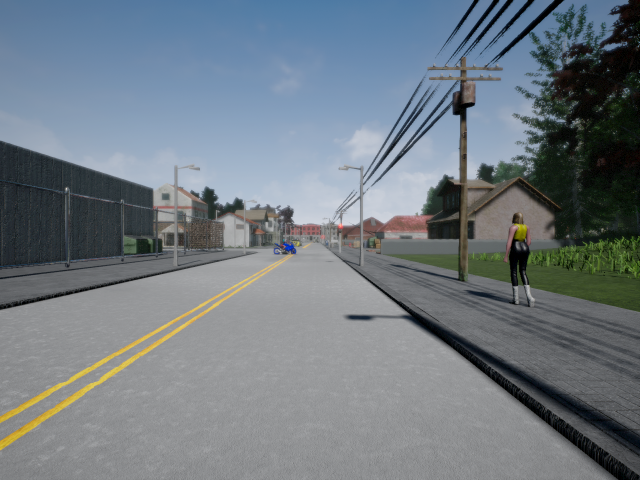
#> input picture Stereo_Depth/stereo_set/frame_00077_1547042741L.png, 1280 x 960 px (shown at 1/2 size)
$ python 'Applying Stereo Depth to a Driving Scenario.py'
#> lines starting #> are read from the running program, lines starting #| are printed output that depends on the picture
### Stereo_Depth/files_management.py
import csv
import numpy as np
import cv2


def get_projection_matrices():
    """Frame Calibration Holder
    3x4    p_left, p_right      Camera P matrix. Contains extrinsic and intrinsic parameters.
    """
    p_left = np.array([[640.0,   0.0, 640.0, 2176.0],
                       [  0.0, 480.0, 480.0,  552.0],
                       [  0.0,   0.0,   1.0,    1.4]])
    p_right = np.array([[640.0,   0.0, 640.0, 2176.0],
                       [   0.0, 480.0, 480.0,  792.0],
                       [   0.0,   0.0,   1.0,    1.4]])
    return p_left, p_right


def read_left_image():
    return cv2.imread("stereo_set/frame_00077_1547042741L.png")[...,::-1]


def read_right_image():
    return cv2.imread("stereo_set/frame_00077_1547042741R.png")[...,::-1]
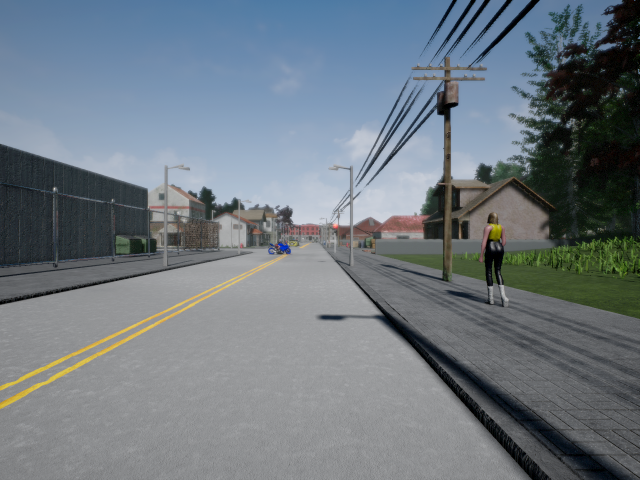
#> input picture Stereo_Depth/stereo_set/frame_00077_1547042741R.png, 1280 x 960 px (shown at 1/2 size)
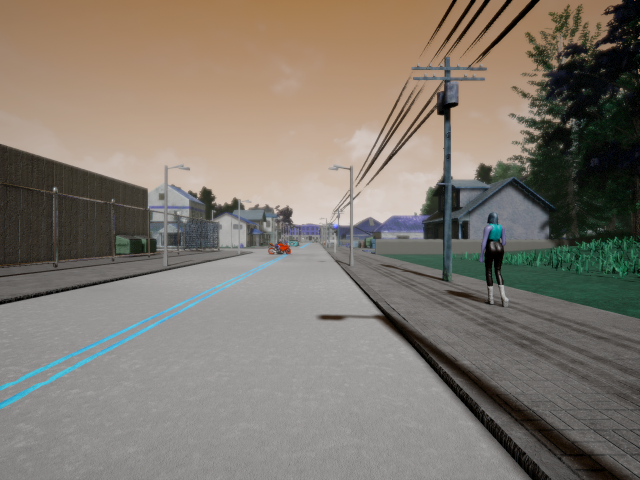
#> returned value: shape (960, 1280, 3) (shown at 1/2 size); mean of channels 0, 1, 2 110.9, 120.5, 128.2; drawn as B, G, R


def get_obstacle_image():
    img_left_colour = read_left_image()
    return img_left_colour[479:509, 547:593, :]

### Stereo_Depth/Applying Stereo Depth to a Driving Scenario.py
import numpy as np
import cv2
from matplotlib import pyplot as plt
from matplotlib import patches
import files_management

def compute_left_disparity_map(img_left, img_right):
    """
    Returns the disparity map from the prespective of the left camera given the stereo pair
    """

    # Parameters
    num_disparities = 128
    block_size = 11
    min_disparity = 0
    window_size = 6

    # Stereo SGBM matcher
    left_matcher_SGBM = cv2.StereoSGBM_create(
        minDisparity=min_disparity,
        numDisparities=num_disparities,
        blockSize=block_size,
        P1=8 * 3 * window_size ** 2,
        P2=32 * 3 * window_size ** 2,
        mode=cv2.STEREO_SGBM_MODE_SGBM_3WAY
    )

    # Compute the left disparity map
    disp_left = left_matcher_SGBM.compute(img_left, img_right).astype(np.float32)/16

    return disp_left


def decompose_projection_matrix(p):
    """
    Returns Intrinsic Parameters, Rotation Matrix and Translation Vector given the Projection matrix
    """

    k, r, t, _, _, _, _ = cv2.decomposeProjectionMatrix(p)
    t = t / t[3]
    #After carrying out the matrix multiplication, the homogeneous component  𝑤𝑐  will, in general, not be equal to 1.
    #Therefore, to map back into the real plane we must perform the homogeneous divide or perspective divide by dividing
    #each component by  𝑤𝑐

    return k, r, t

def calc_depth_map(disp_left, k_left, t_left, t_right):
    """
    Returns the Depth map given the disparity map given the disparity map left camera. inytrinsics of left camera and translation vectors
    """

    # Get the focal length from the K matrix
    f = k_left[0, 0]

    # Get the distance between the cameras from the t matrices (baseline)
    b = t_left[1] - t_right[1]

    # Replace all instances of 0 and -1 disparity with a small minimum value (to avoid div by 0 or negatives)
    disp_left[disp_left == 0] = 0.1
    disp_left[disp_left == -1] = 0.1

    # Initialize the depth map to match the size of the disparity map
    depth_map = np.ones(disp_left.shape, np.single)

    # Calculate the depths
    depth_map[:] = f * b / disp_left[:]

    return depth_map


def locate_obstacle_in_image(image, obstacle_image):
    """
    Returns the Cross Corelation Map and Location of the obstacle given an Image and an Obstacle Template
    """

    # Run the template matching from OpenCV
    cross_corr_map = cv2.matchTemplate(image, obstacle_image, method=cv2.TM_CCOEFF)

    # Locate the position of the obstacle using the minMaxLoc function from OpenCV
    _, _, _, obstacle_location = cv2.minMaxLoc(cross_corr_map)

    return cross_corr_map, obstacle_location


def calculate_nearest_point(depth_map, obstacle_location, obstacle_img):
    """
    Return the bounding box and the narest distance to the obstale given the obstacle template, obstacle location and the depth map
    """

    # Gather the relative parameters of the obstacle box
    obstacle_width = obstacle_img.shape[0]
    obstacle_height = obstacle_img.shape[1]
    obstacle_min_x_pos = obstacle_location[1]
    obstacle_max_x_pos = obstacle_location[1] + obstacle_width
    obstacle_min_y_pos = obstacle_location[0]
    obstacle_max_y_pos = obstacle_location[0] + obstacle_height

    # Get the depth of the pixels within the bounds of the obstacle image, find the closest point in this rectangle
    obstacle_depth = depth_map_left[obstacle_min_x_pos:obstacle_max_x_pos, obstacle_min_y_pos:obstacle_max_y_pos]
    closest_point_depth = obstacle_depth.min()

    # Create the obstacle bounding box
    obstacle_bbox = patches.Rectangle((obstacle_min_y_pos, obstacle_min_x_pos), obstacle_height, obstacle_width,
                                 linewidth=1, edgecolor='r', facecolor='none')

    return closest_point_depth, obstacle_bbox


# Read the stereo-pair of images
img_left = files_management.read_left_image()
img_right = files_management.read_right_image()

# Use matplotlib to display the two images
_, image_cells = plt.subplots(1, 2, figsize=(20, 20))
image_cells[0].imshow(img_left)
image_cells[0].set_title('left image')
image_cells[1].imshow(img_right)
image_cells[1].set_title('right image')
plt.savefig('Stereo_pair.png')


# Large plot of the left image
plt.figure(figsize=(16, 12), dpi=100)


# Read the calibration
p_left, p_right = files_management.get_projection_matrices()

# Use regular numpy notation instead of scientific one
#np.set_printoptions(suppress=True)
#print("p_left \n", p_left)
#print("\np_right \n", p_right)

#############  Computing Disparity ############################################


# Compute the disparity map using the fuction above
disp_left = compute_left_disparity_map(img_left, img_right)

# Show the left disparity map
plt.figure(figsize=(12, 12))
plt.title("Disparity Map")
plt.axis('off')
plt.savefig('Disparity map.png')
plt.imshow(disp_left)


############# Decomposing the Projection Matrix ###############################

# Decompose each matrix
k_left, r_left, t_left = decompose_projection_matrix(p_left)
k_right, r_right, t_right = decompose_projection_matrix(p_right)

# [11 lines of commented-out code are left out]
depth_map_left = calc_depth_map(disp_left, k_left, t_left, t_right)
#> in calc_depth_map, `disp_left[disp_left == -1] = 0.1`:
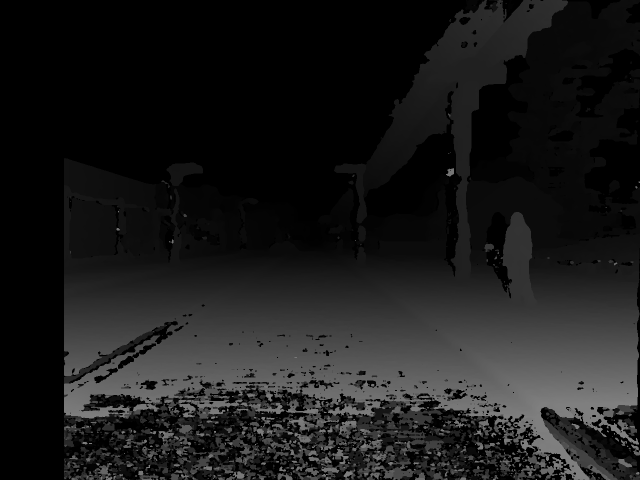
#> disp_left: shape (960, 1280) float32 (shown at 1/2 size); min 0.1, max 127, mean 26.7
#> in calc_depth_map, `depth_map[:] = f * b / disp_left[:]`:
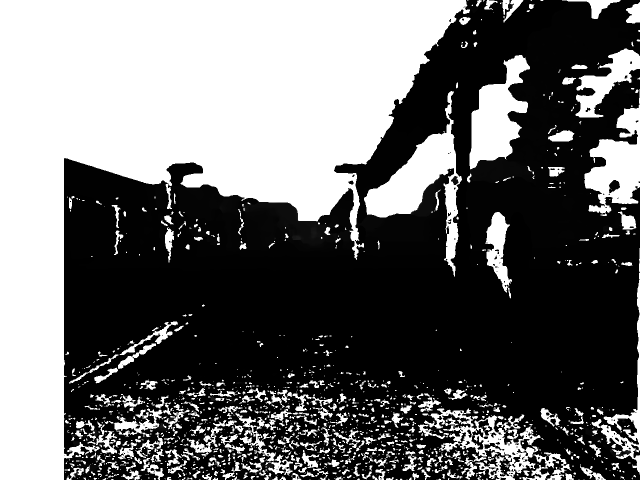
#> depth_map: shape (960, 1280) float32 (shown at 1/2 size); min 2.52, max 3200, mean 1357.6; drawn with min black and max white

# Display the depth map
plt.figure(figsize=(12, 12), dpi=100)
plt.title("Depth Map")
plt.savefig('Depth Map.png')
plt.axis('off')
plt.imshow(depth_map_left, cmap='flag')


############# Distance to Collision ##########################################

# Get the image of the obstacle
obstacle_image = files_management.get_obstacle_image()

# Show the obstacle image
plt.figure(figsize=(6, 6))
plt.axis('off')
plt.title("Obstacle Image")
plt.imshow(obstacle_image)
plt.savefig("obstacle template.png")

# Gather the cross correlation map and the obstacle location in the image
cross_corr_map, obstacle_location = locate_obstacle_in_image(img_left, obstacle_image)
#> in locate_obstacle_in_image, `cross_corr_map = cv2.matchTemplate(image, obstacle_image, method=cv2.T..`:
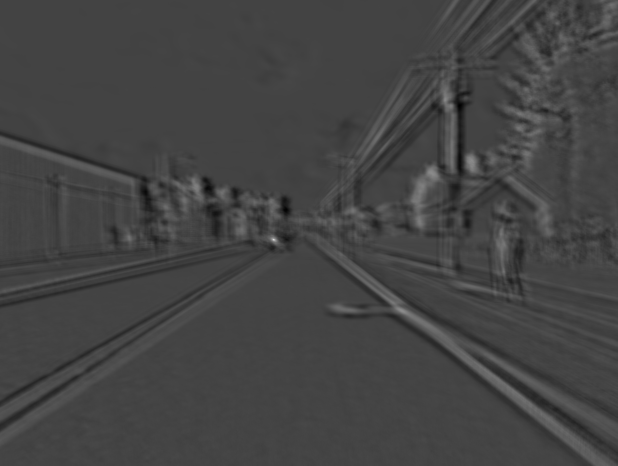
#> cross_corr_map: shape (931, 1235) float32 (shown at 1/2 size); min -2506665, max 6887729.5, mean 7587.5; drawn with min black and max white
#> in locate_obstacle_in_image, `_, _, _, obstacle_location = cv2.minMaxLoc(cross_corr_map)`: obstacle_location = (547, 479)
#> obstacle_location = (547, 479)

# Display the cross correlation heatmap
plt.figure(figsize=(12, 12))
plt.title("Cross corelation Map")
plt.imshow(cross_corr_map)
plt.text(750,1000, 'Obstacle Location:'+str(obstacle_location), fontsize =15)
plt.savefig("Crosscorelation map.png")


# nearest point function to get the closest point depth and obstacle bounding box
closest_point_depth, obstacle_bbox = calculate_nearest_point(depth_map_left, obstacle_location, obstacle_image)
#> in calculate_nearest_point, `obstacle_min_x_pos = obstacle_location[1]`: obstacle_min_x_pos = 479
#> in calculate_nearest_point, `obstacle_max_x_pos = obstacle_location[1] + obstacle_width`: obstacle_max_x_pos = 509
#> in calculate_nearest_point, `obstacle_min_y_pos = obstacle_location[0]`: obstacle_min_y_pos = 547
#> in calculate_nearest_point, `obstacle_max_y_pos = obstacle_location[0] + obstacle_height`: obstacle_max_y_pos = 593
#> in calculate_nearest_point, `obstacle_depth = depth_map_left[obstacle_min_x_pos:obstacle_max_x_pos,..`:
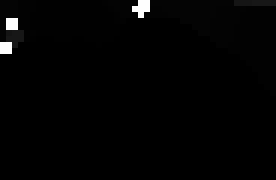
#> obstacle_depth: shape (30, 46) float32 (shown 6 times larger); min 28.93, max 3200, mean 72.1; drawn with min black and max white
#> in calculate_nearest_point, `closest_point_depth = obstacle_depth.min()`: closest_point_depth = 28.93
#> closest_point_depth = 28.93

# Display the image with the bounding box displayed
fig, ax = plt.subplots(1, figsize=(12, 12))
ax.imshow(img_left)
ax.add_patch(obstacle_bbox)
plt.axis('off')
plt.text(750,1000, 'closest_point_depth:'+str(closest_point_depth), fontsize =15)
plt.savefig("obstacle.png")
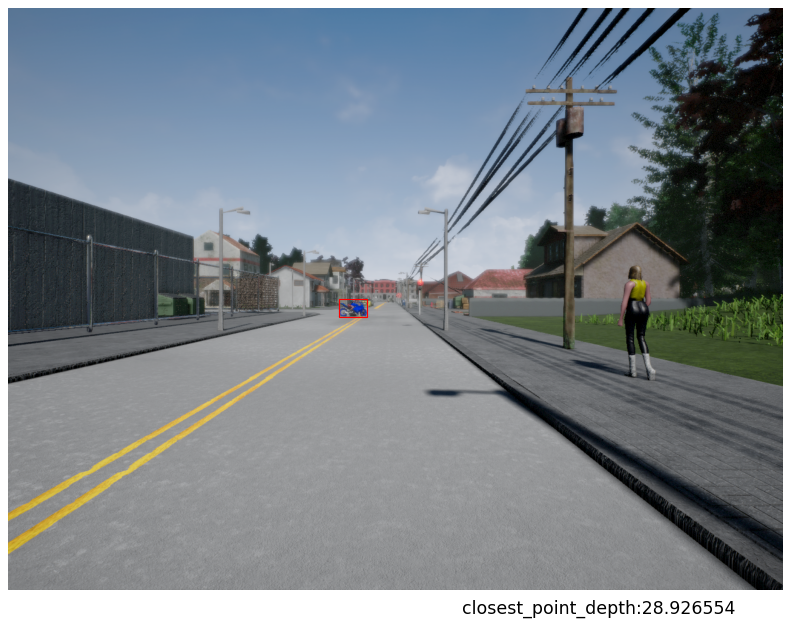
#> figure drawn by matplotlib, 1 panel
plt.show()


"""
Reference : Visual Perception for Self Driving Cars by University of Toronto on Coursera
"""
